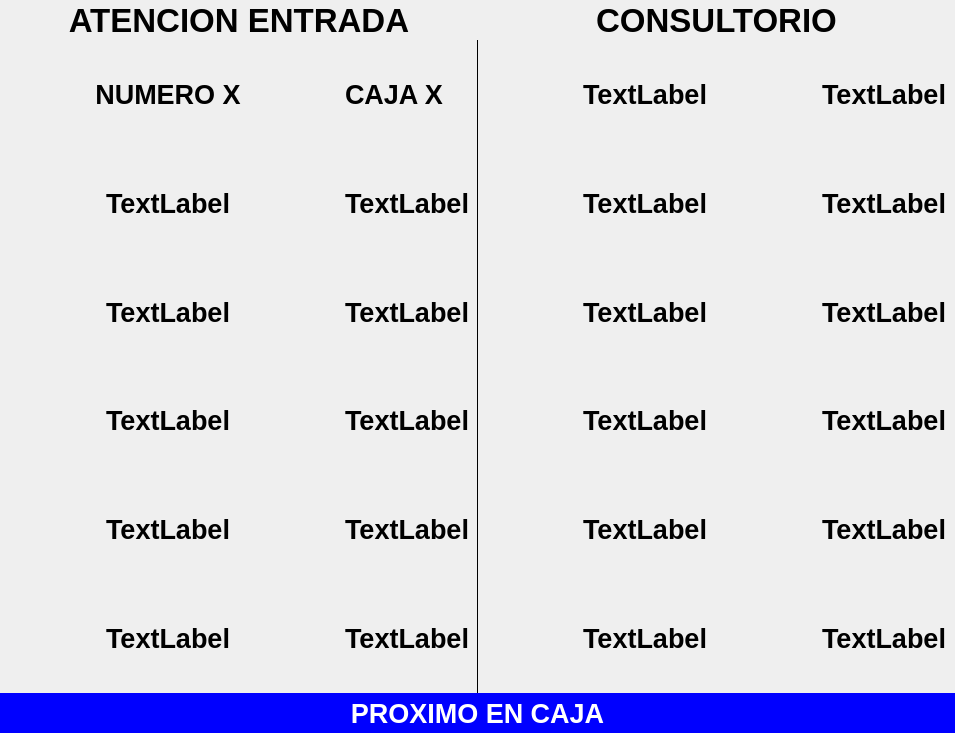
<?xml version="1.0" encoding="UTF-8"?>
<ui version="4.0">
 <class>MainWindow</class>
 <widget class="QMainWindow" name="MainWindow">
  <property name="geometry">
   <rect>
    <x>0</x>
    <y>0</y>
    <width>955</width>
    <height>733</height>
   </rect>
  </property>
  <property name="windowTitle">
   <string>MainWindow</string>
  </property>
  <property name="styleSheet">
   <string notr="true">#widget{
	border-image: url(:/imagenes/img/fondoGris.jpg);
}

#barraProx{
	background-color: rgb(0, 0, 255);
}

titulos{
border-bottom: 3px solid black;
}
#cajas{
border-right: 1px solid black;
}
#prox{
color:white;
}</string>
  </property>
  <widget class="QWidget" name="centralwidget">
   <layout class="QVBoxLayout" name="verticalLayout">
    <property name="spacing">
     <number>0</number>
    </property>
    <property name="leftMargin">
     <number>0</number>
    </property>
    <property name="topMargin">
     <number>0</number>
    </property>
    <property name="rightMargin">
     <number>0</number>
    </property>
    <property name="bottomMargin">
     <number>0</number>
    </property>
    <item>
     <widget class="QWidget" name="widget" native="true">
      <layout class="QVBoxLayout" name="verticalLayout_2">
       <property name="spacing">
        <number>0</number>
       </property>
       <property name="leftMargin">
        <number>0</number>
       </property>
       <property name="topMargin">
        <number>0</number>
       </property>
       <property name="rightMargin">
        <number>0</number>
       </property>
       <property name="bottomMargin">
        <number>0</number>
       </property>
       <item>
        <widget class="QWidget" name="titulos" native="true">
         <property name="minimumSize">
          <size>
           <width>0</width>
           <height>40</height>
          </size>
         </property>
         <layout class="QHBoxLayout" name="horizontalLayout_4">
          <property name="spacing">
           <number>0</number>
          </property>
          <property name="leftMargin">
           <number>0</number>
          </property>
          <property name="topMargin">
           <number>0</number>
          </property>
          <property name="rightMargin">
           <number>0</number>
          </property>
          <property name="bottomMargin">
           <number>0</number>
          </property>
          <item>
           <widget class="QWidget" name="widget_8" native="true">
            <layout class="QVBoxLayout" name="verticalLayout_4">
             <property name="spacing">
              <number>0</number>
             </property>
             <property name="leftMargin">
              <number>0</number>
             </property>
             <property name="topMargin">
              <number>0</number>
             </property>
             <property name="rightMargin">
              <number>0</number>
             </property>
             <property name="bottomMargin">
              <number>0</number>
             </property>
             <item>
              <widget class="QLabel" name="label">
               <property name="font">
                <font>
                 <pointsize>25</pointsize>
                 <bold>true</bold>
                </font>
               </property>
               <property name="text">
                <string>ATENCION ENTRADA</string>
               </property>
               <property name="alignment">
                <set>Qt::AlignCenter</set>
               </property>
              </widget>
             </item>
            </layout>
           </widget>
          </item>
          <item>
           <widget class="QWidget" name="widget_9" native="true">
            <layout class="QVBoxLayout" name="verticalLayout_3">
             <property name="spacing">
              <number>0</number>
             </property>
             <property name="leftMargin">
              <number>0</number>
             </property>
             <property name="topMargin">
              <number>0</number>
             </property>
             <property name="rightMargin">
              <number>0</number>
             </property>
             <property name="bottomMargin">
              <number>0</number>
             </property>
             <item>
              <widget class="QLabel" name="label_2">
               <property name="font">
                <font>
                 <pointsize>25</pointsize>
                 <bold>true</bold>
                </font>
               </property>
               <property name="text">
                <string>CONSULTORIO</string>
               </property>
               <property name="alignment">
                <set>Qt::AlignCenter</set>
               </property>
              </widget>
             </item>
            </layout>
           </widget>
          </item>
         </layout>
        </widget>
       </item>
       <item>
        <widget class="QWidget" name="centro" native="true">
         <property name="sizePolicy">
          <sizepolicy hsizetype="Preferred" vsizetype="Expanding">
           <horstretch>0</horstretch>
           <verstretch>0</verstretch>
          </sizepolicy>
         </property>
         <layout class="QHBoxLayout" name="horizontalLayout">
          <property name="spacing">
           <number>0</number>
          </property>
          <property name="leftMargin">
           <number>0</number>
          </property>
          <property name="topMargin">
           <number>0</number>
          </property>
          <property name="rightMargin">
           <number>0</number>
          </property>
          <property name="bottomMargin">
           <number>0</number>
          </property>
          <item>
           <widget class="QWidget" name="cajas" native="true">
            <layout class="QHBoxLayout" name="horizontalLayout_2">
             <property name="spacing">
              <number>0</number>
             </property>
             <property name="leftMargin">
              <number>0</number>
             </property>
             <property name="topMargin">
              <number>0</number>
             </property>
             <property name="rightMargin">
              <number>0</number>
             </property>
             <property name="bottomMargin">
              <number>0</number>
             </property>
             <item>
              <widget class="QWidget" name="numAtencion" native="true">
               <property name="sizePolicy">
                <sizepolicy hsizetype="Expanding" vsizetype="Preferred">
                 <horstretch>0</horstretch>
                 <verstretch>0</verstretch>
                </sizepolicy>
               </property>
               <layout class="QVBoxLayout" name="verticalLayout_5">
                <property name="spacing">
                 <number>0</number>
                </property>
                <property name="leftMargin">
                 <number>0</number>
                </property>
                <property name="topMargin">
                 <number>0</number>
                </property>
                <property name="rightMargin">
                 <number>0</number>
                </property>
                <property name="bottomMargin">
                 <number>0</number>
                </property>
                <item>
                 <widget class="QWidget" name="slot_ticket1" native="true">
                  <layout class="QVBoxLayout" name="verticalLayout_9">
                   <item>
                    <widget class="QLabel" name="ticket1">
                     <property name="font">
                      <font>
                       <pointsize>20</pointsize>
                       <bold>true</bold>
                      </font>
                     </property>
                     <property name="text">
                      <string>NUMERO X</string>
                     </property>
                     <property name="alignment">
                      <set>Qt::AlignCenter</set>
                     </property>
                    </widget>
                   </item>
                  </layout>
                 </widget>
                </item>
                <item>
                 <widget class="QWidget" name="slot_ticket2" native="true">
                  <layout class="QVBoxLayout" name="verticalLayout_10">
                   <item alignment="Qt::AlignHCenter">
                    <widget class="QLabel" name="ticket2">
                     <property name="font">
                      <font>
                       <pointsize>20</pointsize>
                       <bold>true</bold>
                      </font>
                     </property>
                     <property name="text">
                      <string>TextLabel</string>
                     </property>
                    </widget>
                   </item>
                  </layout>
                 </widget>
                </item>
                <item>
                 <widget class="QWidget" name="slot_ticket3" native="true">
                  <layout class="QVBoxLayout" name="verticalLayout_11">
                   <item alignment="Qt::AlignHCenter">
                    <widget class="QLabel" name="ticket3">
                     <property name="font">
                      <font>
                       <pointsize>20</pointsize>
                       <bold>true</bold>
                      </font>
                     </property>
                     <property name="text">
                      <string>TextLabel</string>
                     </property>
                    </widget>
                   </item>
                  </layout>
                 </widget>
                </item>
                <item>
                 <widget class="QWidget" name="slot_ticket4" native="true">
                  <layout class="QVBoxLayout" name="verticalLayout_12">
                   <item alignment="Qt::AlignHCenter">
                    <widget class="QLabel" name="ticket4">
                     <property name="font">
                      <font>
                       <pointsize>20</pointsize>
                       <bold>true</bold>
                      </font>
                     </property>
                     <property name="text">
                      <string>TextLabel</string>
                     </property>
                    </widget>
                   </item>
                  </layout>
                 </widget>
                </item>
                <item>
                 <widget class="QWidget" name="slot_ticket5" native="true">
                  <layout class="QVBoxLayout" name="verticalLayout_13">
                   <item alignment="Qt::AlignHCenter">
                    <widget class="QLabel" name="ticket5">
                     <property name="font">
                      <font>
                       <pointsize>20</pointsize>
                       <bold>true</bold>
                      </font>
                     </property>
                     <property name="text">
                      <string>TextLabel</string>
                     </property>
                    </widget>
                   </item>
                  </layout>
                 </widget>
                </item>
                <item>
                 <widget class="QWidget" name="slot_ticket6" native="true">
                  <layout class="QVBoxLayout" name="verticalLayout_14">
                   <item alignment="Qt::AlignHCenter">
                    <widget class="QLabel" name="ticket6">
                     <property name="font">
                      <font>
                       <pointsize>20</pointsize>
                       <bold>true</bold>
                      </font>
                     </property>
                     <property name="text">
                      <string>TextLabel</string>
                     </property>
                    </widget>
                   </item>
                  </layout>
                 </widget>
                </item>
               </layout>
              </widget>
             </item>
             <item>
              <widget class="QWidget" name="cajaAtencion" native="true">
               <property name="minimumSize">
                <size>
                 <width>100</width>
                 <height>0</height>
                </size>
               </property>
               <layout class="QVBoxLayout" name="verticalLayout_6">
                <property name="spacing">
                 <number>0</number>
                </property>
                <property name="leftMargin">
                 <number>0</number>
                </property>
                <property name="topMargin">
                 <number>0</number>
                </property>
                <property name="rightMargin">
                 <number>0</number>
                </property>
                <property name="bottomMargin">
                 <number>0</number>
                </property>
                <item>
                 <widget class="QWidget" name="slotCaja1" native="true">
                  <layout class="QVBoxLayout" name="verticalLayout_20">
                   <item>
                    <widget class="QLabel" name="caj1">
                     <property name="font">
                      <font>
                       <pointsize>20</pointsize>
                       <bold>true</bold>
                      </font>
                     </property>
                     <property name="text">
                      <string>CAJA X</string>
                     </property>
                    </widget>
                   </item>
                  </layout>
                 </widget>
                </item>
                <item>
                 <widget class="QWidget" name="slotCaja2" native="true">
                  <layout class="QVBoxLayout" name="verticalLayout_21">
                   <item>
                    <widget class="QLabel" name="caj2">
                     <property name="font">
                      <font>
                       <pointsize>20</pointsize>
                       <bold>true</bold>
                      </font>
                     </property>
                     <property name="text">
                      <string>TextLabel</string>
                     </property>
                    </widget>
                   </item>
                  </layout>
                 </widget>
                </item>
                <item>
                 <widget class="QWidget" name="slotCaja3" native="true">
                  <layout class="QVBoxLayout" name="verticalLayout_22">
                   <item>
                    <widget class="QLabel" name="caj3">
                     <property name="font">
                      <font>
                       <pointsize>20</pointsize>
                       <bold>true</bold>
                      </font>
                     </property>
                     <property name="text">
                      <string>TextLabel</string>
                     </property>
                    </widget>
                   </item>
                  </layout>
                 </widget>
                </item>
                <item>
                 <widget class="QWidget" name="slotCaja4" native="true">
                  <layout class="QVBoxLayout" name="verticalLayout_23">
                   <item>
                    <widget class="QLabel" name="caj4">
                     <property name="font">
                      <font>
                       <pointsize>20</pointsize>
                       <bold>true</bold>
                      </font>
                     </property>
                     <property name="text">
                      <string>TextLabel</string>
                     </property>
                    </widget>
                   </item>
                  </layout>
                 </widget>
                </item>
                <item>
                 <widget class="QWidget" name="slotCaja5" native="true">
                  <layout class="QVBoxLayout" name="verticalLayout_24">
                   <item>
                    <widget class="QLabel" name="caj5">
                     <property name="font">
                      <font>
                       <pointsize>20</pointsize>
                       <bold>true</bold>
                      </font>
                     </property>
                     <property name="text">
                      <string>TextLabel</string>
                     </property>
                    </widget>
                   </item>
                  </layout>
                 </widget>
                </item>
                <item>
                 <widget class="QWidget" name="slotCaja6" native="true">
                  <layout class="QVBoxLayout" name="verticalLayout_25">
                   <item>
                    <widget class="QLabel" name="caj6">
                     <property name="font">
                      <font>
                       <pointsize>20</pointsize>
                       <bold>true</bold>
                      </font>
                     </property>
                     <property name="text">
                      <string>TextLabel</string>
                     </property>
                    </widget>
                   </item>
                  </layout>
                 </widget>
                </item>
               </layout>
              </widget>
             </item>
            </layout>
           </widget>
          </item>
          <item>
           <widget class="QWidget" name="c_numAtencion" native="true">
            <layout class="QHBoxLayout" name="horizontalLayout_3">
             <property name="spacing">
              <number>0</number>
             </property>
             <property name="leftMargin">
              <number>0</number>
             </property>
             <property name="topMargin">
              <number>0</number>
             </property>
             <property name="rightMargin">
              <number>0</number>
             </property>
             <property name="bottomMargin">
              <number>0</number>
             </property>
             <item>
              <widget class="QWidget" name="c_persona" native="true">
               <property name="sizePolicy">
                <sizepolicy hsizetype="Expanding" vsizetype="Preferred">
                 <horstretch>0</horstretch>
                 <verstretch>0</verstretch>
                </sizepolicy>
               </property>
               <layout class="QVBoxLayout" name="verticalLayout_7">
                <property name="spacing">
                 <number>0</number>
                </property>
                <property name="leftMargin">
                 <number>0</number>
                </property>
                <property name="topMargin">
                 <number>0</number>
                </property>
                <property name="rightMargin">
                 <number>0</number>
                </property>
                <property name="bottomMargin">
                 <number>0</number>
                </property>
                <item>
                 <widget class="QWidget" name="persona1" native="true">
                  <layout class="QVBoxLayout" name="verticalLayout_19">
                   <item alignment="Qt::AlignHCenter">
                    <widget class="QLabel" name="nom1">
                     <property name="font">
                      <font>
                       <pointsize>20</pointsize>
                       <bold>true</bold>
                      </font>
                     </property>
                     <property name="text">
                      <string>TextLabel</string>
                     </property>
                    </widget>
                   </item>
                  </layout>
                 </widget>
                </item>
                <item>
                 <widget class="QWidget" name="persona2" native="true">
                  <layout class="QVBoxLayout" name="verticalLayout_18">
                   <item alignment="Qt::AlignHCenter">
                    <widget class="QLabel" name="nom2">
                     <property name="font">
                      <font>
                       <pointsize>20</pointsize>
                       <bold>true</bold>
                      </font>
                     </property>
                     <property name="text">
                      <string>TextLabel</string>
                     </property>
                    </widget>
                   </item>
                  </layout>
                 </widget>
                </item>
                <item>
                 <widget class="QWidget" name="persona3" native="true">
                  <layout class="QVBoxLayout" name="verticalLayout_17">
                   <item alignment="Qt::AlignHCenter">
                    <widget class="QLabel" name="nom3">
                     <property name="font">
                      <font>
                       <pointsize>20</pointsize>
                       <bold>true</bold>
                      </font>
                     </property>
                     <property name="text">
                      <string>TextLabel</string>
                     </property>
                    </widget>
                   </item>
                  </layout>
                 </widget>
                </item>
                <item>
                 <widget class="QWidget" name="persona4" native="true">
                  <layout class="QVBoxLayout" name="verticalLayout_16">
                   <item alignment="Qt::AlignHCenter">
                    <widget class="QLabel" name="nom4">
                     <property name="font">
                      <font>
                       <pointsize>20</pointsize>
                       <bold>true</bold>
                      </font>
                     </property>
                     <property name="text">
                      <string>TextLabel</string>
                     </property>
                    </widget>
                   </item>
                  </layout>
                 </widget>
                </item>
                <item>
                 <widget class="QWidget" name="persona5" native="true">
                  <layout class="QVBoxLayout" name="verticalLayout_26">
                   <item alignment="Qt::AlignHCenter">
                    <widget class="QLabel" name="nom5">
                     <property name="font">
                      <font>
                       <pointsize>20</pointsize>
                       <bold>true</bold>
                      </font>
                     </property>
                     <property name="text">
                      <string>TextLabel</string>
                     </property>
                    </widget>
                   </item>
                  </layout>
                 </widget>
                </item>
                <item>
                 <widget class="QWidget" name="persona6" native="true">
                  <layout class="QVBoxLayout" name="verticalLayout_15">
                   <item alignment="Qt::AlignHCenter">
                    <widget class="QLabel" name="nom6">
                     <property name="font">
                      <font>
                       <pointsize>20</pointsize>
                       <bold>true</bold>
                      </font>
                     </property>
                     <property name="text">
                      <string>TextLabel</string>
                     </property>
                    </widget>
                   </item>
                  </layout>
                 </widget>
                </item>
               </layout>
              </widget>
             </item>
             <item>
              <widget class="QWidget" name="c_consuAtencion" native="true">
               <property name="minimumSize">
                <size>
                 <width>100</width>
                 <height>0</height>
                </size>
               </property>
               <layout class="QVBoxLayout" name="verticalLayout_8">
                <property name="spacing">
                 <number>0</number>
                </property>
                <property name="leftMargin">
                 <number>0</number>
                </property>
                <property name="topMargin">
                 <number>0</number>
                </property>
                <property name="rightMargin">
                 <number>0</number>
                </property>
                <property name="bottomMargin">
                 <number>0</number>
                </property>
                <item>
                 <widget class="QWidget" name="CA_cont1" native="true">
                  <layout class="QVBoxLayout" name="verticalLayout_32">
                   <item>
                    <widget class="QLabel" name="c_llamado1">
                     <property name="font">
                      <font>
                       <pointsize>20</pointsize>
                       <bold>true</bold>
                      </font>
                     </property>
                     <property name="text">
                      <string>TextLabel</string>
                     </property>
                    </widget>
                   </item>
                  </layout>
                 </widget>
                </item>
                <item>
                 <widget class="QWidget" name="CA_cont2" native="true">
                  <layout class="QVBoxLayout" name="verticalLayout_31">
                   <item>
                    <widget class="QLabel" name="c_llamado2">
                     <property name="font">
                      <font>
                       <pointsize>20</pointsize>
                       <bold>true</bold>
                      </font>
                     </property>
                     <property name="text">
                      <string>TextLabel</string>
                     </property>
                    </widget>
                   </item>
                  </layout>
                 </widget>
                </item>
                <item>
                 <widget class="QWidget" name="CA_cont3" native="true">
                  <layout class="QVBoxLayout" name="verticalLayout_30">
                   <item>
                    <widget class="QLabel" name="c_llamado3">
                     <property name="font">
                      <font>
                       <pointsize>20</pointsize>
                       <bold>true</bold>
                      </font>
                     </property>
                     <property name="text">
                      <string>TextLabel</string>
                     </property>
                    </widget>
                   </item>
                  </layout>
                 </widget>
                </item>
                <item>
                 <widget class="QWidget" name="CA_cont4" native="true">
                  <layout class="QVBoxLayout" name="verticalLayout_29">
                   <item>
                    <widget class="QLabel" name="c_llamado4">
                     <property name="font">
                      <font>
                       <pointsize>20</pointsize>
                       <bold>true</bold>
                      </font>
                     </property>
                     <property name="text">
                      <string>TextLabel</string>
                     </property>
                    </widget>
                   </item>
                  </layout>
                 </widget>
                </item>
                <item>
                 <widget class="QWidget" name="CA_cont5" native="true">
                  <layout class="QVBoxLayout" name="verticalLayout_28">
                   <item>
                    <widget class="QLabel" name="c_llamado5">
                     <property name="font">
                      <font>
                       <pointsize>20</pointsize>
                       <bold>true</bold>
                      </font>
                     </property>
                     <property name="text">
                      <string>TextLabel</string>
                     </property>
                    </widget>
                   </item>
                  </layout>
                 </widget>
                </item>
                <item>
                 <widget class="QWidget" name="CA_cont6" native="true">
                  <layout class="QVBoxLayout" name="verticalLayout_27">
                   <item>
                    <widget class="QLabel" name="c_llamado6">
                     <property name="font">
                      <font>
                       <pointsize>20</pointsize>
                       <bold>true</bold>
                      </font>
                     </property>
                     <property name="text">
                      <string>TextLabel</string>
                     </property>
                    </widget>
                   </item>
                  </layout>
                 </widget>
                </item>
               </layout>
              </widget>
             </item>
            </layout>
           </widget>
          </item>
         </layout>
        </widget>
       </item>
       <item>
        <widget class="QWidget" name="barraProx" native="true">
         <property name="sizePolicy">
          <sizepolicy hsizetype="Preferred" vsizetype="MinimumExpanding">
           <horstretch>0</horstretch>
           <verstretch>0</verstretch>
          </sizepolicy>
         </property>
         <property name="minimumSize">
          <size>
           <width>0</width>
           <height>40</height>
          </size>
         </property>
         <property name="maximumSize">
          <size>
           <width>16777215</width>
           <height>40</height>
          </size>
         </property>
         <layout class="QHBoxLayout" name="horizontalLayout_5">
          <property name="spacing">
           <number>0</number>
          </property>
          <property name="leftMargin">
           <number>0</number>
          </property>
          <property name="topMargin">
           <number>0</number>
          </property>
          <property name="rightMargin">
           <number>0</number>
          </property>
          <property name="bottomMargin">
           <number>0</number>
          </property>
          <item>
           <widget class="QLabel" name="prox">
            <property name="font">
             <font>
              <pointsize>20</pointsize>
              <bold>true</bold>
             </font>
            </property>
            <property name="text">
             <string>PROXIMO EN CAJA</string>
            </property>
            <property name="alignment">
             <set>Qt::AlignCenter</set>
            </property>
           </widget>
          </item>
         </layout>
        </widget>
       </item>
      </layout>
     </widget>
    </item>
   </layout>
  </widget>
 </widget>
 <resources>
  <include location="pantalla1.qrc"/>
 </resources>
 <connections/>
</ui>
